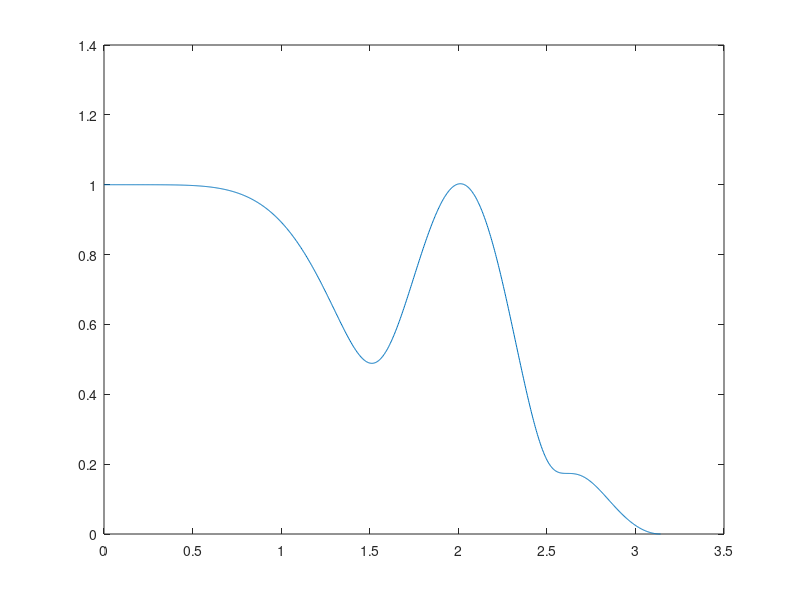

Write the MATLAB code that produced this figure.
clc; clear all; close all;
format long

teta=linspace(0,pi,1000);
lambda=1.689;

cp=lambda*1i* 3*sin(teta)./(2+(cos(teta)));
ftr = 772/1024+2*(210/1024*cos(teta)-120/1024*cos(2*teta)+45/1024*cos(3*teta)-10/1024*cos(4*teta)+1/1024*cos(5*teta));
ampli=(1+cp+.5*cp.^2+cp.^3/6+cp.^4/24).*ftr;

figure(1)
plot(teta,abs(ampli))

max(abs(ampli))